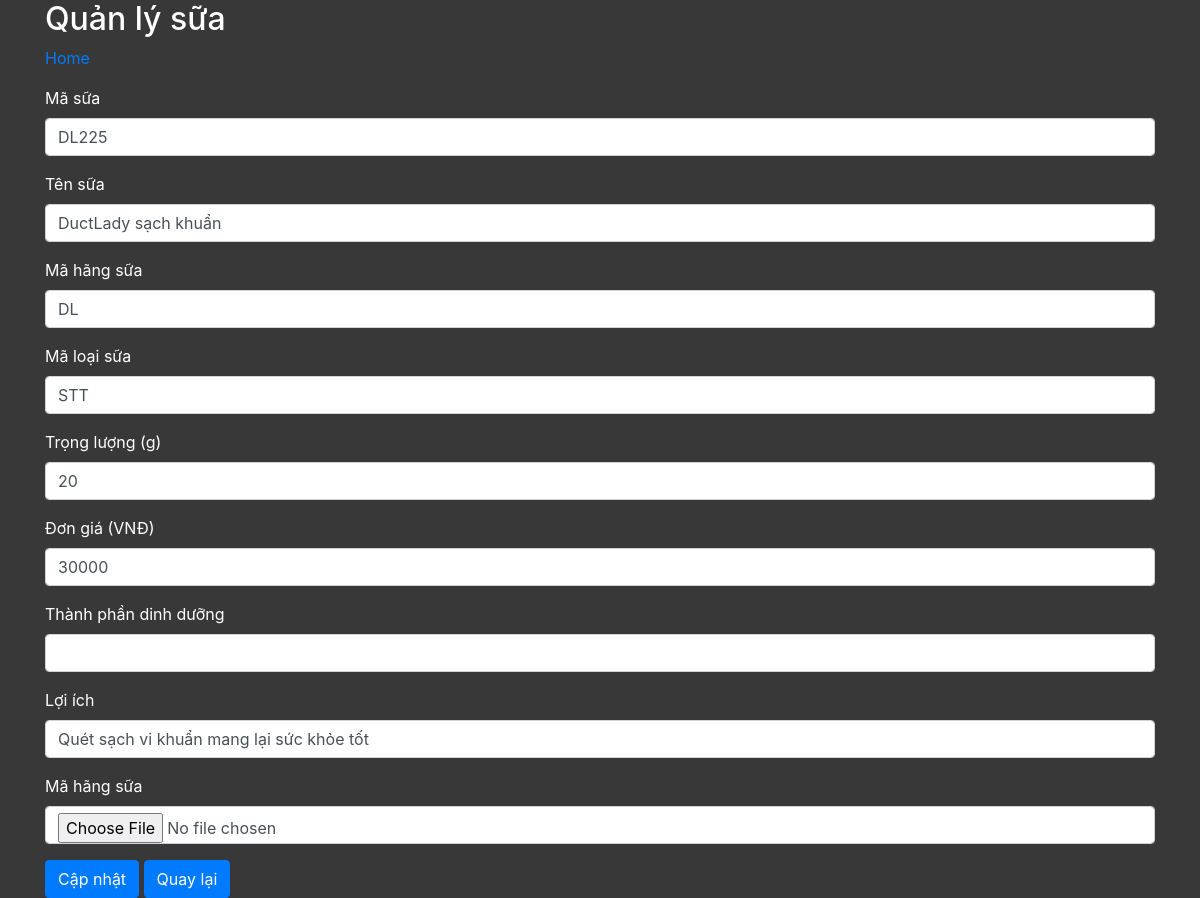
The app's page /bt3/editsua.php?MaSua=DL225 with its own data.
### tables this page shows
create table sua(
MaSua varchar(10) not null primary key,
TenSua varchar(50) not null,
MaHS varchar(10) not null,
MaLoai varchar(10) not null,
TrongLuong int not null,
DonGia int not null,
TPDD varchar(300),
LoiIch varchar(300),
HinhAnh blob,
foreign key (MaHS) references hangsua(MaHS),
foreign key (MaLoai) references loaisua(MaLoai)
);

### bt3/entity.php (called while the page is built, shortened)
<?php
include 'mysqlhelper.php';
abstract class Entity{
 function __construct($db)
 {
 $this->mysql = new MySQLHelper("localhost","root","anhdung0403");
 }
}
?>

### bt3/mysqlhelper.php (called while the page is built, shortened)
<?php
class MySQLHelper{
 private $server;
 private $user;
 private $pass;
 private $conn;
 function __construct($server="localhost",$user="root",$pass="anhdung0403")
 {
 $this->server = $server;
 $this->user = $user;
 $this->pass = $pass;
 }
 public function OpenDB($db){
 $this->conn = new mysqli($this->server,$this->user,$this->pass,$db);
 }
 public function MyQuery($query){
 $result = $this->conn->query($query);
 return $result;
 }
}
?>

### bt3/sua.php (called while the page is built, shortened)
<?php
require_once 'entity.php';
class Sua extends Entity {
    public function GetByID($masua){
        $query = "select * from sua where MaSua = '".$masua."'";
        $result = $this->mysql->MyQuery($query);
        return mysqli_fetch_array($result);
    }
}
?>

### bt3/editsua.php (the view, shortened to what this page needs)
<!DOCTYPE html>
<html lang="en">
 <?php
 include 'sua.php';
 ?>
 <?php
 if(isset($_GET["MaSua"])){
 $s = new Sua("qlsua");
 $sua = $s->GetByID($_GET["MaSua"]);
 }
 ?>
<head>
 <link rel="stylesheet"
href="https://maxcdn.bootstrapcdn.com/bootstrap/4.5.2/css/bootstrap.min.css">
</head>
<body>
<div class="container">
 <h2>Quản lý sữa</h2>
 <p><a href="index.php">Home</a></p>
 <form action="" method="post">
 <div class="form-group">
 <label for="email">Mã sữa</label>
 <input type="text" value="<?php echo $sua["MaSua"];?>" class="form-control" id="MaSua"
placeholder="Mã sữa" name="MaSua">
 </div>
 <div class="form-group">
 <label for="pwd">Tên sữa</label>
 <input type="text" value="<?php echo $sua["TenSua"];?>" class="form-control" id="TenSua"
placeholder="Tên sữa" name="TenSua">
</div>
<div class="form-group">
 <label for="pwd">Mã hãng sữa</label>
 <input type="text" value="<?php echo $sua["MaHS"];?>" class="form-control" id="MaHS"
placeholder="Mã hãng sữa" name="MaHS">
</div>
<div class="form-group">
 <label for="pwd">Mã loại sữa</label>
 <input type="text" value="<?php echo $sua["MaLoai"];?>" class="form-control" id="MaLoai"
placeholder="Mã loại sữa" name="MaLoai">
</div>
<div class="form-group">
 <label for="pwd">Trọng lượng (g)</label>
 <input type="number" value="<?php echo $sua["TrongLuong"];?>" class="form-control" id="TrongLuong" name="TrongLuong">
</div>
<div class="form-group">
 <label for="pwd">Đơn giá (VNĐ)</label>
 <input type="number" value="<?php echo $sua["DonGia"];?>" class="form-control" id="DonGia" name="DonGia">
</div>
<div class="form-group">
 <label for="pwd">Thành phần dinh dưỡng</label>
 <input type="text" value="<?php echo $sua["TPDD"];?>" class="form-control" id="TPDD" name="TPDD">
</div>
<div class="form-group">
 <label for="pwd">Lợi ích</label>
 <input type="text" value="<?php echo $sua["LoiIch"];?>" class="form-control" id="LoiIch" name="LoiIch">
</div>
<div class="form-group">
 <label for="pwd">Mã hãng sữa</label>
 <input type="file" value="<?php echo $sua["HinhAnh"];?>" class="form-control" id="HinhAnh" name="HinhAnh">
</div>
 <button type="submit" class="btn btn-primary">Cập nhật</button>
 <button type="button" class="btn btn-primary" onclick="javascript: history.back(1)">Quay
lại</button>
 </form>
</div>
</body>
</html>

### bt3/editsua.php (style rules this page uses)
body { background-color: #383838; color: white; }

### records on screen
sua: MaSua "DL225", TenSua "DuctLady sạch khuẩn", MaHS "DL", MaLoai "STT", TrongLuong "20", DonGia "30000", LoiIch "Quét sạch vi khuẩn mang lại sức khỏe tốt"
